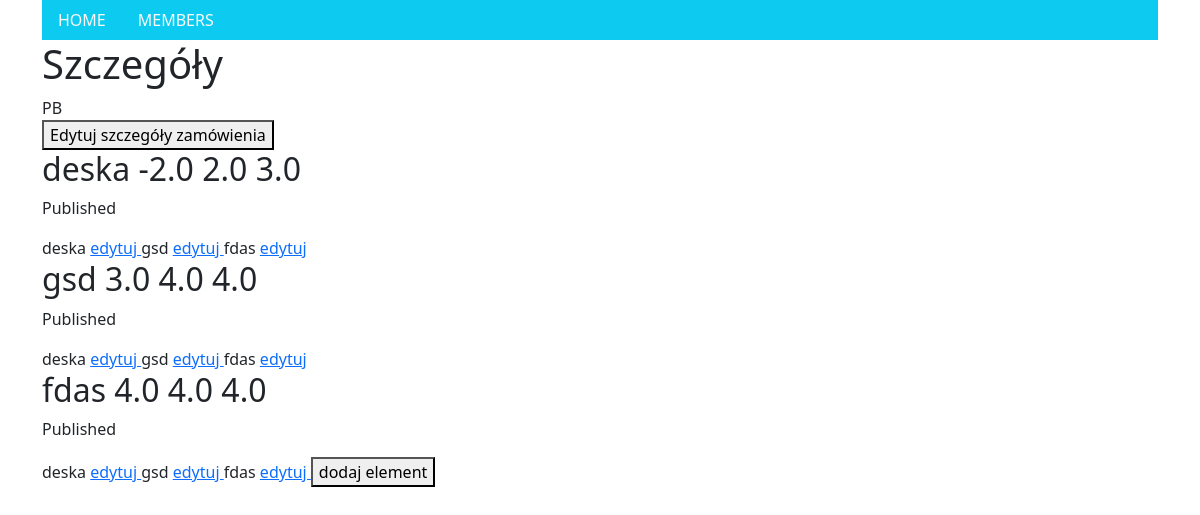
The page /zamowienia/szczegoly/1_2023-12-03/ (signed in) on the database as committed earlier.
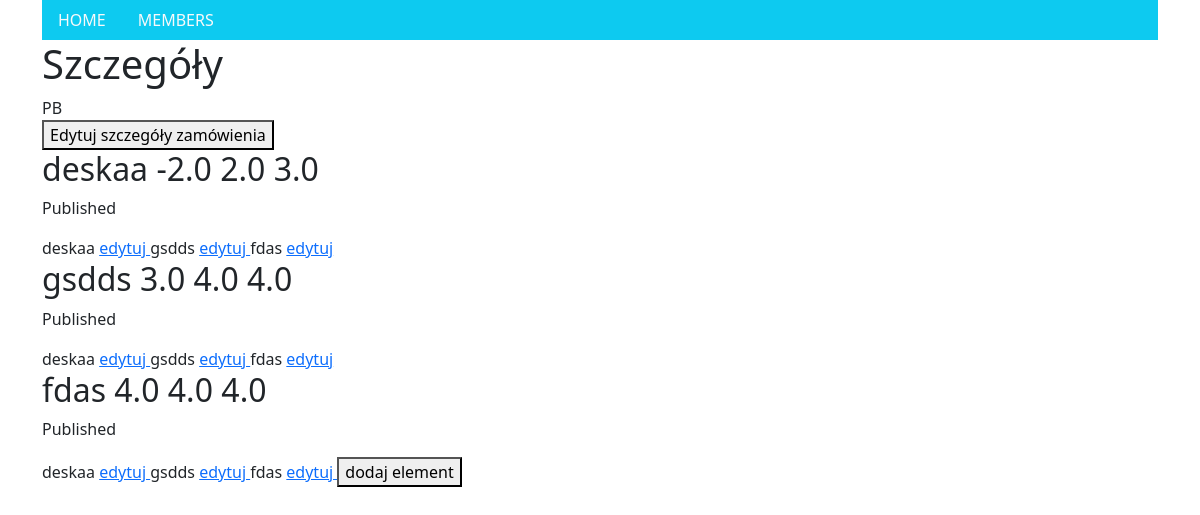
The same page on the database as committed later.
### order_display/models.py (models this page shows, shortened)
class Element(models.Model):
    class Units(models.TextChoices):
        SZTUKI = 'szt'
        M3 = 'm3'
        MB = 'mb'
    name = models.CharField(max_length=20, blank=True)
    width = models.FloatField(blank=True)
    height = models.FloatField(blank=True)
    length = models.FloatField(blank=True)
    count = models.IntegerField(blank=True)
    volume = models.FloatField(blank=True)
    unit = models.CharField(max_length=3,
                              choices=Units.choices,
                              default=Units.M3)
    description = models.TextField(blank = True)
    order = models.ForeignKey(Order,
                              on_delete=models.CASCADE,
                              related_name='element')
    slug = models.SlugField(max_length=255)
    def __str__(self):
        return self.name

### order_display/views.py (the view)
# urls.py: path('szczegoly/<slug:order>/', views.order_detail_view, name = 'order_detail'),
@login_required(login_url='/login/')
def order_detail_view(request, order):
    order = Order.objects.get(slug=order)
    elements = order.element.all()
    if request.method == "POST":
        print("POST")
        if 'element_form' in request.POST:
            element_form = ElementForm(request.POST)
            order_form = OrderForm()
            if element_form.is_valid():
                element = element_form.save(commit=False)
                element.order = order
                element.save()
        if 'order_form' in request.POST:
            order_form = OrderForm(request.POST, instance = order)
            element_form = ElementForm()
            if order_form.is_valid():
                order = order_form.save()
        return redirect(order.get_absolute_url())
    else:
        element_form = ElementForm()
        order_form=OrderForm(instance = order)
    return render(request, 'order_display/order_detail.html', {"order":order,"elements":elements, "element_form": element_form,'order_form':order_form})

### order_display/models.py (called while the page is built)
    def __str__(self):
        return self.last_name

    def __str__(self):
        return self.status

### order_display/templates/order_display/order_detail.html (shortened to what this page needs)
{% extends "order_display/base.html" %}
{% load crispy_forms_tags %}
{% block content %}
  <h1>Szczegóły</h1>
  <div id='order'>
  {{order}}
  </div>
  <button id="show_order_form">Edytuj szczegóły zamówienia</button>
  {% for element in elements %}
    <h2>
        {{ element.name }}
        {{ element.width }}
        {{ element.height }}
        {{ element.length }}
    </h2>
    <p class="date">
      Published {{ order.publish }}
    </p>
    {% for element in order.element.all %}
        {{element}}
        <a href = {% url 'order_display:element_edit' element.slug %}> edytuj </a>
    {% endfor %}
  {% endfor %}
  <button id="show_element_form">dodaj element</button>
{% endblock %}

Rows that differ between the two databases and show on the page:
changed Element: name "deska" → "deskaa"
changed Element: name "gsd" → "gsdds"
